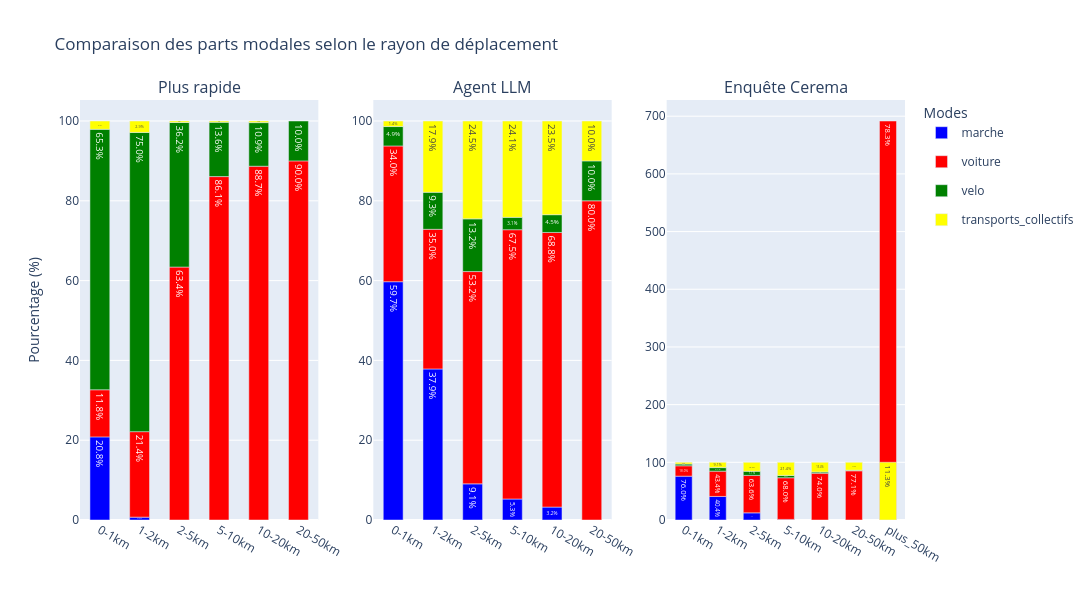

Here is the notebook cell this chart was saved with:
### Code cell
moves["rayon"] = pd.cut(moves["Distance parcourue"], bins=[0, 1, 2, 5, 10, 20, 50, float('inf')], labels=["0-1km", "1-2km", "2-5km", "5-10km", "10-20km", "20-50km", "50km+"])
bar_graph(moves, cerema["parts_modales_2023"]["distance"], "Comparaison des parts modales selon le rayon de déplacement", x_name="rayon")

### Figure 1 — Plotly figure (JSON) as saved in the notebook; plotly's stock layout.template omitted (floating-point values rounded to 4 significant figures)
{"data": [{"legendgroup": "marche", "marker": {"color": "blue"}, "name": "marche", "showlegend": true, "text": ["20.833333333333336", "0.7142857142857143"], "textposition": "inside", "texttemplate": "%{text:.1f}%", "type": "bar", "x": ["0-1km", "1-2km"], "xaxis": "x", "y": [30, 1], "yaxis": "y"}, {"legendgroup": "voiture", "marker": {"color": "red"}, "name": "voiture", "showlegend": true, "text": ["11.805555555555555", "21.428571428571427", "63.39622641509434", "86.06811145510835", "88.66396761133603", "90.0", "inf"], "textposition": "inside", "texttemplate": "%{text:.1f}%", "type": "bar", "x": ["0-1km", "1-2km", "2-5km", "5-10km", "10-20km", "20-50km", null], "xaxis": "x", "y": [17, 30, 168, 278, 219, 99, 1], "yaxis": "y"}, {"legendgroup": "velo", "marker": {"color": "green"}, "name": "velo", "showlegend": true, "text": ["65.27777777777779", "75.0", "36.22641509433962", "13.622291021671826", "10.931174089068826", "10.0"], "textposition": "inside", "texttemplate": "%{text:.1f}%", "type": "bar", "x": ["0-1km", "1-2km", "2-5km", "5-10km", "10-20km", "20-50km"], "xaxis": "x", "y": [94, 105, 96, 44, 27, 11], "yaxis": "y"}, {"legendgroup": "transports_collectifs", "marker": {"color": "yellow"}, "name": "transports_collectifs", "showlegend": true, "text": ["2.083333333333333", "2.857142857142857", "0.37735849056603776", "0.30959752321981426", "0.4048582995951417"], "textposition": "inside", "texttemplate": "%{text:.1f}%", "type": "bar", "x": ["0-1km", "1-2km", "2-5km", "5-10km", "10-20km"], "xaxis": "x", "y": [3, 4, 1, 1, 1], "yaxis": "y"}, {"legendgroup": "marche", "marker": {"color": "blue"}, "name": "marche", "showlegend": false, "text": ["59.72222222222222", "37.857142857142854", "9.056603773584905", "5.263157894736842", "3.2388663967611335"], "textposition": "inside", "texttemplate": "%{text:.1f}%", "type": "bar", "x": ["0-1km", "1-2km", "2-5km", "5-10km", "10-20km"], "xaxis": "x2", "y": [86, 53, 24, 17, 8], "yaxis": "y2"}, {"legendgroup": "voiture", "marker": {"color": "red"}, "name": "voiture", "showlegend": false, "text": ["34.02777777777778", "35.0", "53.20754716981132", "67.49226006191951", "68.82591093117408", "80.0", "inf"], "textposition": "inside", "texttemplate": "%{text:.1f}%", "type": "bar", "x": ["0-1km", "1-2km", "2-5km", "5-10km", "10-20km", "20-50km", null], "xaxis": "x2", "y": [49, 49, 141, 218, 170, 88, 1], "yaxis": "y2"}, {"legendgroup": "velo", "marker": {"color": "green"}, "name": "velo", "showlegend": false, "text": ["4.861111111111112", "9.285714285714286", "13.20754716981132", "3.0959752321981426", "4.4534412955465585", "10.0"], "textposition": "inside", "texttemplate": "%{text:.1f}%", "type": "bar", "x": ["0-1km", "1-2km", "2-5km", "5-10km", "10-20km", "20-50km"], "xaxis": "x2", "y": [7, 13, 35, 10, 11, 11], "yaxis": "y2"}, {"legendgroup": "transports_collectifs", "marker": {"color": "yellow"}, "name": "transports_collectifs", "showlegend": false, "text": ["1.3888888888888888", "17.857142857142858", "24.528301886792452", "24.148606811145513", "23.481781376518217", "10.0"], "textposition": "inside", "texttemplate": "%{text:.1f}%", "type": "bar", "x": ["0-1km", "1-2km", "2-5km", "5-10km", "10-20km", "20-50km"], "xaxis": "x2", "y": [2, 25, 65, 78, 58, 11], "yaxis": "y2"}, {"legendgroup": "marche", "marker": {"color": "blue"}, "name": "marche", "showlegend": false, "text": ["76.0", "40.4040404040404", "12.121212121212121", "0.9708737864077669", "nan", "nan", "nan"], "textposition": "inside", "texttemplate": "%{text:.1f}%", "type": "bar", "x": ["0-1km", "1-2km", "2-5km", "5-10km", "10-20km", "20-50km", "plus_50km"], "xaxis": "x3", "y": [76.0, 40.0, 12.0, 1.0, NaN, NaN, NaN], "yaxis": "y3"}, {"legendgroup": "voiture", "marker": {"color": "red"}, "name": "voiture", "showlegend": false, "text": ["18.0", "43.43434343434344", "63.63636363636363", "67.96116504854369", "74.03846153846155", "77.14285714285715", "78.30188679245283"], "textposition": "inside", "texttemplate": "%{text:.1f}%", "type": "bar", "x": ["0-1km", "1-2km", "2-5km", "5-10km", "10-20km", "20-50km", "plus_50km"], "xaxis": "x3", "y": [18.0, 43.0, 63.0, 70.0, 77.0, 81.0, 83.0], "yaxis": "y3"}, {"legendgroup": "velo", "marker": {"color": "green"}, "name": "velo", "showlegend": false, "text": ["3.0", "6.0606060606060606", "7.07070707070707", "3.8834951456310676", "1.9230769230769231", "0.9523809523809524", "nan"], "textposition": "inside", "texttemplate": "%{text:.1f}%", "type": "bar", "x": ["0-1km", "1-2km", "2-5km", "5-10km", "10-20km", "20-50km", "plus_50km"], "xaxis": "x3", "y": [3.0, 6.0, 7.0, 4.0, 2.0, 1.0, NaN], "yaxis": "y3"}, {"legendgroup": "transports_collectifs", "marker": {"color": "yellow"}, "name": "transports_collectifs", "showlegend": false, "text": ["3.0", "9.090909090909092", "15.151515151515152", "21.35922330097087", "15.384615384615385", "12.380952380952381", "11.320754716981133"], "textposition": "inside", "texttemplate": "%{text:.1f}%", "type": "bar", "x": ["0-1km", "1-2km", "2-5km", "5-10km", "10-20km", "20-50km", "plus_50km"], "xaxis": "x3", "y": [3.0, 9.0, 15.0, 22.0, 16.0, 13.0, 12.0], "yaxis": "y3"}], "layout": {"annotations": [{"font": {"size": 16}, "showarrow": false, "text": "Plus rapide", "x": 0.1444, "xanchor": "center", "xref": "paper", "y": 1, "yanchor": "bottom", "yref": "paper"}, {"font": {"size": 16}, "showarrow": false, "text": "Agent LLM", "x": 0.5, "xanchor": "center", "xref": "paper", "y": 1, "yanchor": "bottom", "yref": "paper"}, {"font": {"size": 16}, "showarrow": false, "text": "Enquête Cerema", "x": 0.8556, "xanchor": "center", "xref": "paper", "y": 1, "yanchor": "bottom", "yref": "paper"}], "bargap": 0.5, "barmode": "relative", "barnorm": "percent", "height": 600, "legend": {"title": {"text": "Modes"}}, "title": {"text": "Comparaison des parts modales selon le rayon de déplacement"}, "width": 1300, "xaxis": {"anchor": "y", "categoryarray": ["0-1km", "1-2km", "2-5km", "5-10km", "10-20km", "20-50km", "plus_50km"], "categoryorder": "array", "domain": [0, 0.2889], "showgrid": false, "type": "category"}, "xaxis2": {"anchor": "y2", "categoryarray": ["0-1km", "1-2km", "2-5km", "5-10km", "10-20km", "20-50km", "plus_50km"], "categoryorder": "array", "domain": [0.3556, 0.6444], "showgrid": false, "type": "category"}, "xaxis3": {"anchor": "y3", "categoryarray": ["0-1km", "1-2km", "2-5km", "5-10km", "10-20km", "20-50km", "plus_50km"], "categoryorder": "array", "domain": [0.7111, 1], "showgrid": false, "type": "category"}, "yaxis": {"anchor": "x", "domain": [0, 1], "title": {"text": "Pourcentage (%)"}}, "yaxis2": {"anchor": "x2", "domain": [0, 1]}, "yaxis3": {"anchor": "x3", "domain": [0, 1]}}}
